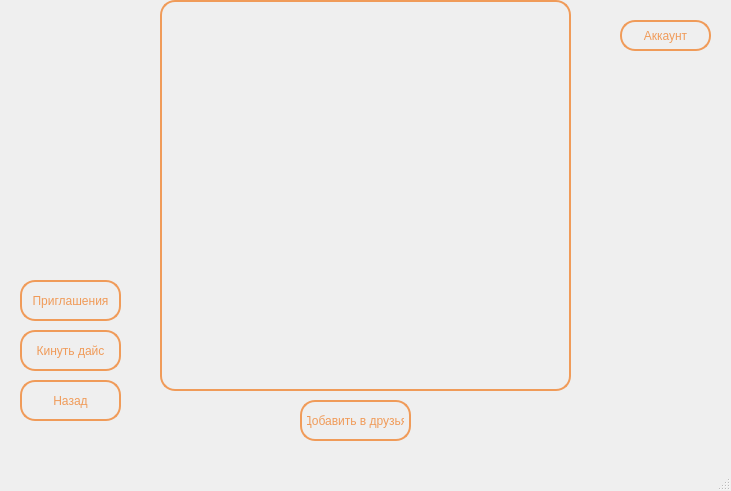
<?xml version="1.0" encoding="UTF-8"?>
<ui version="4.0">
 <class>MainWindow</class>
 <widget class="QMainWindow" name="MainWindow">
  <property name="geometry">
   <rect>
    <x>0</x>
    <y>0</y>
    <width>731</width>
    <height>491</height>
   </rect>
  </property>
  <property name="windowTitle">
   <string>MainWindow</string>
  </property>
  <widget class="QWidget" name="centralwidget">
   <widget class="QPushButton" name="account_btn">
    <property name="geometry">
     <rect>
      <x>620</x>
      <y>20</y>
      <width>91</width>
      <height>31</height>
     </rect>
    </property>
    <property name="styleSheet">
     <string notr="true">/* border-color: rgb(142, 74, 25);
border: 2px solid rgb(142, 74, 25); */
/* background-color: rgb(142, 74, 25); */

QPushButton {
	color: rgb(240, 155, 89);
    background-color: transparent; /* Делаем фон прозрачным */
    border: 2px solid rgb(240, 155, 89);  /* Цвет границы */
    border-radius: 15px; /* Закругление углов (по желанию) */
    padding: 5px; /* Отступы (по желанию) */
	/* border-image: linear-gradient(to right, red, yellow) 5; */
}

QPushButton:hover {
    background-color: rgba(54, 21, 8, 0.5); 
} 
</string>
    </property>
    <property name="text">
     <string>Аккаунт</string>
    </property>
   </widget>
   <widget class="QPushButton" name="throw_dice_btn">
    <property name="geometry">
     <rect>
      <x>20</x>
      <y>330</y>
      <width>101</width>
      <height>41</height>
     </rect>
    </property>
    <property name="styleSheet">
     <string notr="true">/* border-color: rgb(142, 74, 25);
border: 2px solid rgb(142, 74, 25); */
/* background-color: rgb(142, 74, 25); */

QPushButton {
	color: rgb(240, 155, 89);
    background-color: transparent; /* Делаем фон прозрачным */
    border: 2px solid rgb(240, 155, 89);  /* Цвет границы */
    border-radius: 15px; /* Закругление углов (по желанию) */
    padding: 5px; /* Отступы (по желанию) */
	/* border-image: linear-gradient(to right, red, yellow) 5; */
}

QPushButton:hover {
    background-color: rgba(54, 21, 8, 0.5); 
} 
</string>
    </property>
    <property name="text">
     <string>Кинуть дайс</string>
    </property>
   </widget>
   <widget class="QPushButton" name="back_btn">
    <property name="geometry">
     <rect>
      <x>20</x>
      <y>380</y>
      <width>101</width>
      <height>41</height>
     </rect>
    </property>
    <property name="styleSheet">
     <string notr="true">/* border-color: rgb(142, 74, 25);
border: 2px solid rgb(142, 74, 25); */
/* background-color: rgb(142, 74, 25); */

QPushButton {
	color: rgb(240, 155, 89);
    background-color: transparent; /* Делаем фон прозрачным */
    border: 2px solid rgb(240, 155, 89);  /* Цвет границы */
    border-radius: 15px; /* Закругление углов (по желанию) */
    padding: 5px; /* Отступы (по желанию) */
	/* border-image: linear-gradient(to right, red, yellow) 5; */
}

QPushButton:hover {
    background-color: rgba(54, 21, 8, 0.5); 
} 
</string>
    </property>
    <property name="text">
     <string>Назад</string>
    </property>
   </widget>
   <widget class="QPushButton" name="add_friend_btn">
    <property name="geometry">
     <rect>
      <x>300</x>
      <y>400</y>
      <width>111</width>
      <height>41</height>
     </rect>
    </property>
    <property name="styleSheet">
     <string notr="true">/* border-color: rgb(142, 74, 25);
border: 2px solid rgb(142, 74, 25); */
/* background-color: rgb(142, 74, 25); */

QPushButton {
	color: rgb(240, 155, 89);
    background-color: transparent; /* Делаем фон прозрачным */
    border: 2px solid rgb(240, 155, 89);  /* Цвет границы */
    border-radius: 15px; /* Закругление углов (по желанию) */
    padding: 5px; /* Отступы (по желанию) */
	/* border-image: linear-gradient(to right, red, yellow) 5; */
}

QPushButton:hover {
    background-color: rgba(54, 21, 8, 0.5); 
} 
</string>
    </property>
    <property name="text">
     <string>Добавить в друзья</string>
    </property>
   </widget>
   <widget class="QScrollArea" name="scroll_area">
    <property name="geometry">
     <rect>
      <x>160</x>
      <y>0</y>
      <width>411</width>
      <height>391</height>
     </rect>
    </property>
    <property name="styleSheet">
     <string notr="true">QPushButton {
	color: rgb(240, 155, 89);
    background-color: transparent; /* Делаем фон прозрачным */
    border: 2px solid rgb(240, 155, 89);  /* Цвет границы */
    border-radius: 15px; /* Закругление углов (по желанию) */
    padding: 5px; /* Отступы (по желанию) */
	/* border-image: linear-gradient(to right, red, yellow) 5; */
}

QPushButton:hover {
    background-color: rgba(54, 21, 8, 0.5); 
} 

QScrollArea {
color: rgb(240, 155, 89);
    background-color: transparent; /* Делаем фон прозрачным */
    border: 2px solid rgb(240, 155, 89);  /* Цвет границы */
    border-radius: 15px; /* Закругление углов (по желанию) */
    padding: 5px; /* Отступы (по желанию) */
}

QVBoxLayout {
	background-color: transparent;
}

QWidget {
	background-color: transparent;
}</string>
    </property>
    <property name="widgetResizable">
     <bool>true</bool>
    </property>
    <widget class="QWidget" name="scrollAreaWidgetContents">
     <property name="geometry">
      <rect>
       <x>0</x>
       <y>0</y>
       <width>397</width>
       <height>377</height>
      </rect>
     </property>
    </widget>
   </widget>
   <widget class="QPushButton" name="friend_requests_btn">
    <property name="geometry">
     <rect>
      <x>20</x>
      <y>280</y>
      <width>101</width>
      <height>41</height>
     </rect>
    </property>
    <property name="styleSheet">
     <string notr="true">/* border-color: rgb(142, 74, 25);
border: 2px solid rgb(142, 74, 25); */
/* background-color: rgb(142, 74, 25); */

QPushButton {
	color: rgb(240, 155, 89);
    background-color: transparent; /* Делаем фон прозрачным */
    border: 2px solid rgb(240, 155, 89);  /* Цвет границы */
    border-radius: 15px; /* Закругление углов (по желанию) */
    padding: 5px; /* Отступы (по желанию) */
	/* border-image: linear-gradient(to right, red, yellow) 5; */
}

QPushButton:hover {
    background-color: rgba(54, 21, 8, 0.5); 
} 
</string>
    </property>
    <property name="text">
     <string>Приглашения</string>
    </property>
   </widget>
   <widget class="QWidget" name="widget" native="true">
    <property name="geometry">
     <rect>
      <x>0</x>
      <y>-30</y>
      <width>741</width>
      <height>531</height>
     </rect>
    </property>
    <property name="styleSheet">
     <string notr="true">background-image: url('data/textures/background.jpg');
background-repeat: no-repeat; 
background-position: center;</string>
    </property>
    <widget class="QWidget" name="widget_2" native="true">
     <property name="geometry">
      <rect>
       <x>0</x>
       <y>-30</y>
       <width>741</width>
       <height>531</height>
      </rect>
     </property>
     <property name="styleSheet">
      <string notr="true">background-image: url('data/textures/background.jpg');
background-repeat: no-repeat; 
background-position: center;</string>
     </property>
    </widget>
   </widget>
   <zorder>widget</zorder>
   <zorder>account_btn</zorder>
   <zorder>throw_dice_btn</zorder>
   <zorder>back_btn</zorder>
   <zorder>add_friend_btn</zorder>
   <zorder>scroll_area</zorder>
   <zorder>friend_requests_btn</zorder>
  </widget>
  <widget class="QStatusBar" name="statusbar"/>
 </widget>
 <resources/>
 <connections/>
</ui>
